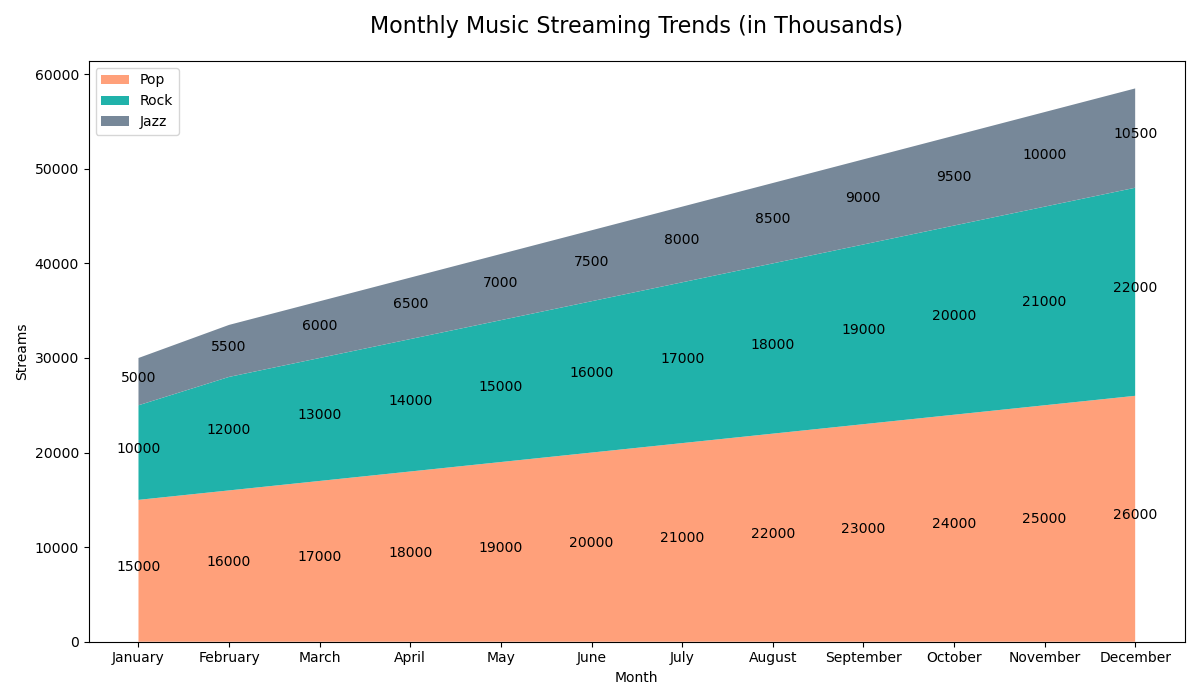

Write the Python code that produced this figure.

import matplotlib.pyplot as plt
import pandas as pd
from io import StringIO

csv_data = """Month,Pop,Rock,Jazz
January,15000,10000,5000
February,16000,12000,5500
March,17000,13000,6000
April,18000,14000,6500
May,19000,15000,7000
June,20000,16000,7500
July,21000,17000,8000
August,22000,18000,8500
September,23000,19000,9000
October,24000,20000,9500
November,25000,21000,10000
December,26000,22000,10500
"""

data = pd.read_csv(StringIO(csv_data), index_col='Month')

x = data.index
y = [data['Pop'], data['Rock'], data['Jazz']]

fig, ax = plt.subplots(figsize=(12, 7))

ax.stackplot(x, y, labels=['Pop', 'Rock', 'Jazz'], colors=['#FFA07A', '#20B2AA', '#778899'])

ax.set_title('Monthly Music Streaming Trends (in Thousands)', fontsize=16, pad=20)
ax.set_xlabel('Month')
ax.set_ylabel('Streams')
ax.legend(loc='upper left')

for i, (month, values) in enumerate(data.iterrows()):
    ax.annotate(f"{values['Pop']}", xy=(i, values['Pop']/2), ha='center')
    ax.annotate(f"{values['Rock']}", xy=(i, values['Pop']+values['Rock']/2), ha='center')
    ax.annotate(f"{values['Jazz']}", xy=(i, values['Pop']+values['Rock']+values['Jazz']/2), ha='center')

plt.tight_layout()
plt.show()
